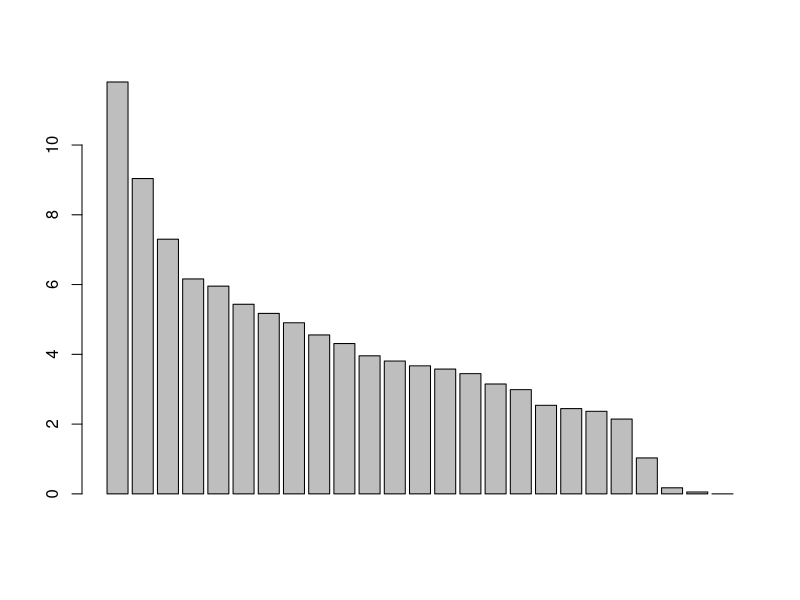
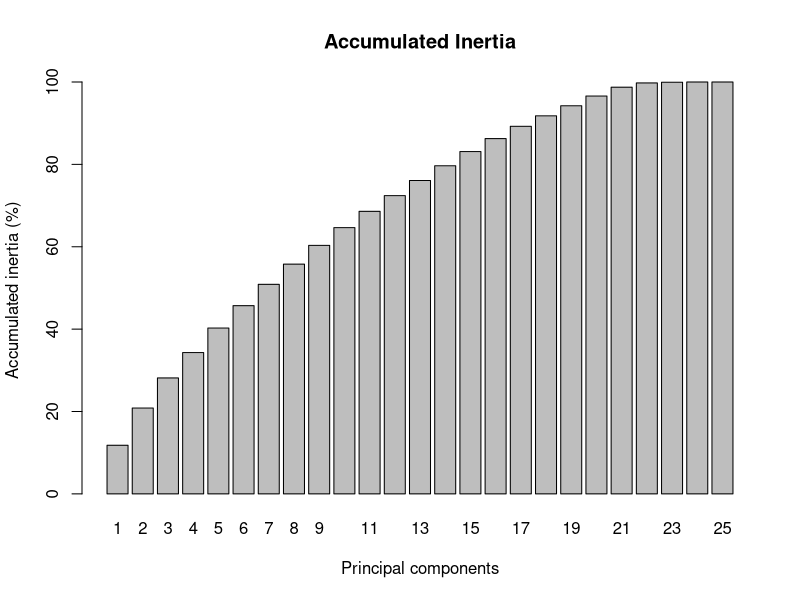
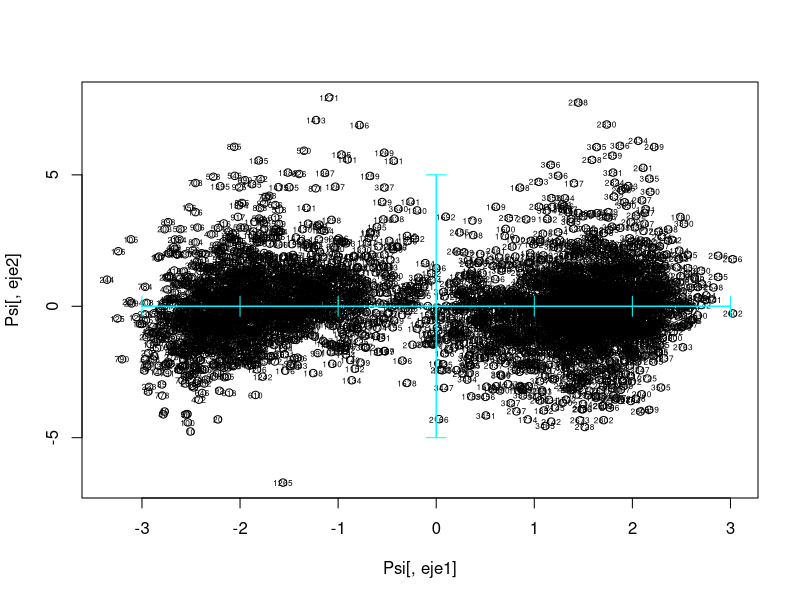
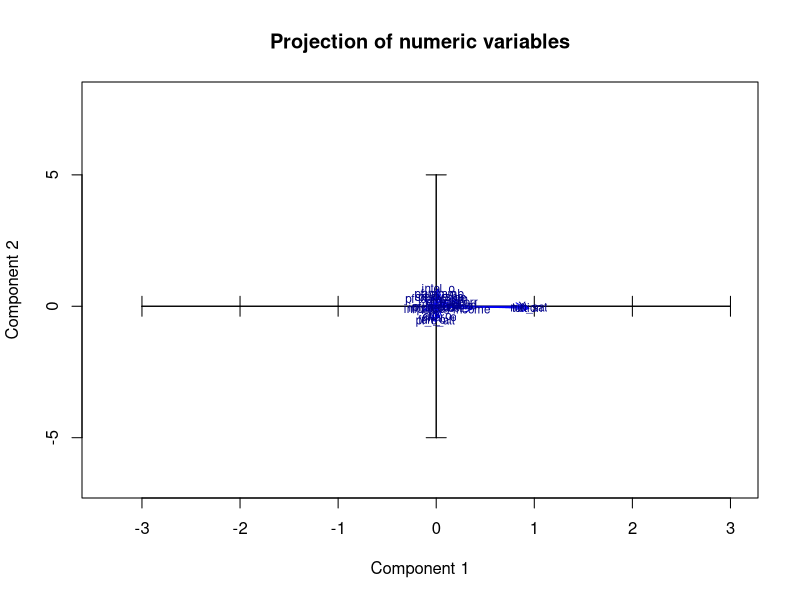
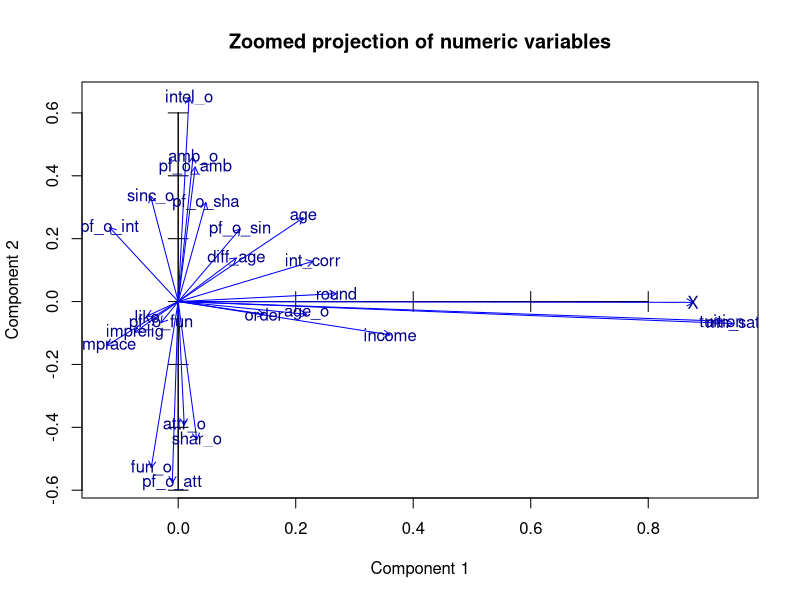
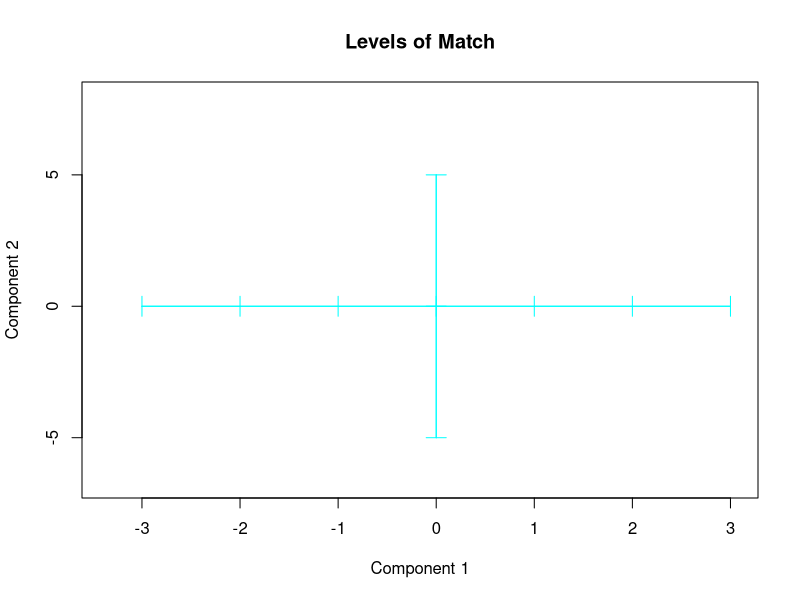
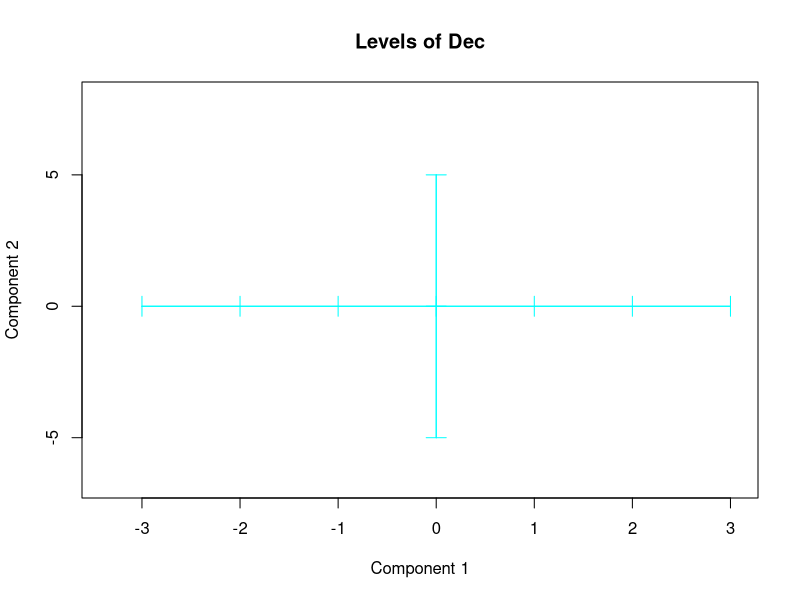
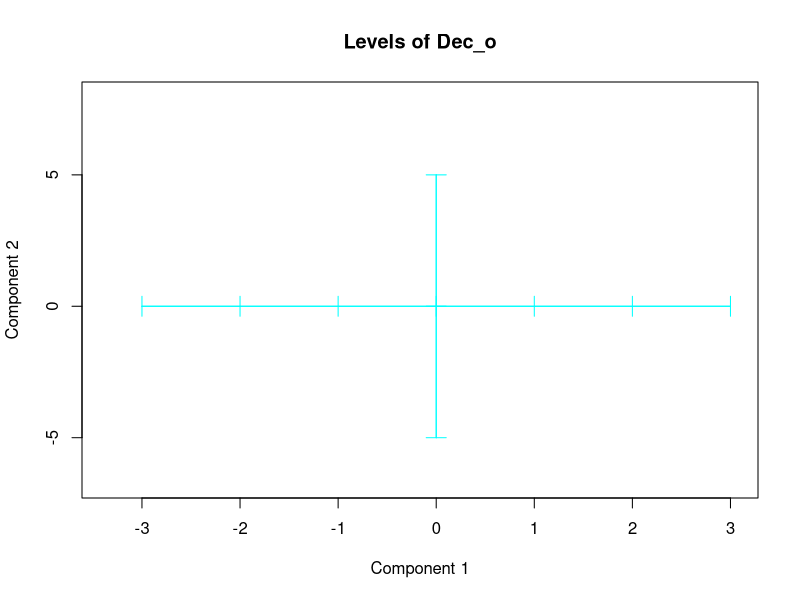

The R source for these figures, in order: (Note: this script raises an error after producing the figures.)
dd <-read.csv("SpeedClean.csv", header=TRUE)

# attach(dd)
# names(dd)

nums <- unlist(lapply(dd, is.numeric))  
dd_numeric <- dd[ , nums]
path <- "plots/9acp/"


#set a list of numerical variables

# PRINCIPAL COMPONENT ANALYSIS OF dd_numeric

pc1 <- prcomp(dd_numeric, scale=TRUE)
class(pc1)
attributes(pc1)

print(pc1)


# WHICH PERCENTAGE OF THE TOTAL INERTIA IS REPRESENTED IN SUBSPACES?

pc1$sdev
inerProj<- pc1$sdev^2
inerProj
totalIner<- sum(inerProj)
totalIner
pinerEix<- 100*inerProj/totalIner
pinerEix
barplot(pinerEix)

#Cummulated Inertia in subspaces, from first principal component to the 24th dimension subspace
png(paste(path,"a-cummulated-inertia-barplot.png",sep = ""))
barplot(100*cumsum(pc1$sdev[1:dim(dd_numeric)[2]]^2)/dim(dd_numeric)[2],main="Accumulated Inertia",xlab = "Principal components",ylab = "Accumulated inertia (%)",names.arg = 1:dim(dd_numeric)[2])
dev.off()
percInerAccum<-100*cumsum(pc1$sdev[1:dim(dd_numeric)[2]]^2)/dim(dd_numeric)[2]
percInerAccum

# 14th col = 79.921189 (80%)
# SELECTION OF THE SINGIFICNT DIMENSIONS (keep 80% of total inertia)
nd = 14

# STORAGE OF THE EIGENVALUES, EIGENVECTORS AND PROJECTIONS IN THE nd DIMENSIONS
Psi = pc1$x[,1:nd]

# STORAGE OF LABELS FOR INDIVIDUALS AND VARIABLES
iden = row.names(dd_numeric)
etiq = names(dd_numeric)
ze = rep(0,length(etiq)) # WE WILL NEED THIS VECTOR AFTERWARDS FOR THE GRAPHICS

for (axis_h in 1:(nd-1)) {
  for (axis_v in (axis_h+1):nd)  {
    axis_name <- paste("x-",axis_h,"_","y-",axis_v,sep = "")
    
    # PLOT OF INDIVIDUALS [APARTAT b 1]
    #select your axis
    eje1<-axis_h
    eje2<-axis_v
    
    png(paste(path,axis_name,"b-1-individuals.png",sep = ""))
    
    plot(Psi[,eje1],Psi[,eje2])
    text(Psi[,eje1],Psi[,eje2],labels=iden, cex=0.5)
    axis(side=1, pos= 0, labels = F, col="cyan")
    axis(side=3, pos= 0, labels = F, col="cyan")
    axis(side=2, pos= 0, labels = F, col="cyan")
    axis(side=4, pos= 0, labels = F, col="cyan")
    dev.off()
    
    #library(rgl)
    #png(paste(path,axis_name,"b-1-individulals-3d.png",sep = ""))
    #plot3d(Psi[,1],Psi[,2],Psi[,3])
    #dev.off()
    
    #Projection of variables [APARTAT b 2]
    
    Phi = cor(dd_numeric,Psi)
    
    #select your axis
    
    X<-Phi[,eje1]
    Y<-Phi[,eje2]
    png(paste(path,axis_name,"b-2-proj-all-nums.png",sep = ""))
    plot(Psi[,eje1],Psi[,eje2],type="n",main="Projection of numeric variables",xlab=paste("Component",axis_h),ylab=paste("Component",axis_v))
    axis(side=1, pos= 0, labels = F)
    axis(side=3, pos= 0, labels = F)
    axis(side=2, pos= 0, labels = F)
    axis(side=4, pos= 0, labels = F)
    arrows(ze, ze, X, Y, length = 0.07,col="blue")
    text(X,Y,labels=etiq,col="darkblue", cex=0.7)
    dev.off()
    
    
    #zooms
    png(paste(path,axis_name,"b-2-zooms-proj-all-nums.png",sep = ""))
    plot(Psi[,eje1],Psi[,eje2],type="n",xlim=c(min(X,0),max(X,0)),ylim=c(min(Y,0),max(Y,0)),main="Zoomed projection of numeric variables",xlab=paste("Component",axis_h),ylab=paste("Component",axis_v))
    axis(side=1, pos= 0, labels = F)
    axis(side=3, pos= 0, labels = F)
    axis(side=2, pos= 0, labels = F)
    axis(side=4, pos= 0, labels = F)
    arrows(ze, ze, X, Y, length = 0.07,col="blue")
    text(X,Y,labels=etiq,col="darkblue", cex=1)

    dev.off()
    
    
    
    #Now we project both cdgs of levels of a selected qualitative variable without
    #representing the individual anymore
    
    png(paste(path,axis_name,"b-2-match.png",sep = ""))
    plot(Psi[,eje1],Psi[,eje2],type="n",main="Levels of Match",xlab=paste("Component",axis_h),ylab=paste("Component",axis_v))
    axis(side=1, pos= 0, labels = F, col="cyan")
    axis(side=3, pos= 0, labels = F, col="cyan")
    axis(side=2, pos= 0, labels = F, col="cyan")
    axis(side=4, pos= 0, labels = F, col="cyan")
    
    #select your qualitative variable: MATCH
    varcat<-dd[,"match"]
    fdic1 = tapply(Psi[,eje1],varcat,mean)
    fdic2 = tapply(Psi[,eje2],varcat,mean)
    
    #points(fdic1,fdic2,pch=16,col="blue", labels=levels(varcat))
    text(fdic1,fdic2,labels=levels(varcat),col="blue", cex=0.7)
    dev.off()
    
    png(paste(path,axis_name,"b-2-dec.png",sep = ""))
    plot(Psi[,eje1],Psi[,eje2],type="n",main="Levels of Dec",xlab=paste("Component",axis_h),ylab=paste("Component",axis_v))
    axis(side=1, pos= 0, labels = F, col="cyan")
    axis(side=3, pos= 0, labels = F, col="cyan")
    axis(side=2, pos= 0, labels = F, col="cyan")
    axis(side=4, pos= 0, labels = F, col="cyan")
    
    #select your qualitative variable: DEC
    varcat<-dd[,"dec"]
    fdic1 = tapply(Psi[,eje1],varcat,mean)
    fdic2 = tapply(Psi[,eje2],varcat,mean)
    
    #points(fdic1,fdic2,pch=16,col="blue", labels=levels(varcat))
    text(fdic1,fdic2,labels=levels(varcat),col="blue", cex=0.7)
    dev.off()
    
    png(paste(path,axis_name,"b-2-dec_o.png",sep = ""))
    plot(Psi[,eje1],Psi[,eje2],type="n",main="Levels of Dec_o",xlab=paste("Component",axis_h),ylab=paste("Component",axis_v))
    axis(side=1, pos= 0, labels = F, col="cyan")
    axis(side=3, pos= 0, labels = F, col="cyan")
    axis(side=2, pos= 0, labels = F, col="cyan")
    axis(side=4, pos= 0, labels = F, col="cyan")
    
    #select your qualitative variable: DEC_O
    varcat<-dd[,"dec_o"]
    fdic1 = tapply(Psi[,eje1],varcat,mean)
    fdic2 = tapply(Psi[,eje2],varcat,mean)
    
    #points(fdic1,fdic2,pch=16,col="blue", labels=levels(varcat))
    text(fdic1,fdic2,labels=levels(varcat),col="blue", cex=0.7)
    dev.off()
    
    
    #all qualitative together
    png(paste(path,axis_name,"b-2-all-qual-tog.png",sep = ""))
    plot(Psi[,eje1],Psi[,eje2],type="n",main="All qualitative variables projected together",xlab=paste("Component",axis_h),ylab=paste("Component",axis_v))
    axis(side=1, pos= 0, labels = F, col="cyan")
    axis(side=3, pos= 0, labels = F, col="cyan")
    axis(side=2, pos= 0, labels = F, col="cyan")
    axis(side=4, pos= 0, labels = F, col="cyan")
    
    
    
    #nominal qualitative variables
    
    facts <- unlist(lapply(dd, is.factor))  
    dcat <- names(dd[ , facts])
    dcat <- dcat[dcat != "goal" & dcat !="go_out" & dcat != "date"]
    #dcat$goal <- NULL
    #dcat$go_out <- NULL
    #dcat$date <- NULL
    #divide categoricals in several graphs if joint representation saturates
    
    #build a palette with as much colors as qualitative variables
    
    #colors<-c("blue","red","green","orange","darkgreen")
    #install.packages("viridis")
    #library(viridis)
    #viridis_pal(option = "D")(length(dcat)) # n = number of colors seeked
    
    #alternative
    colors<-rainbow(length(dcat))
    
    c<-1
    for(k in dcat){
      seguentColor<-colors[c]
      fdic1 = tapply(Psi[,eje1],dd[,k],mean)
      fdic2 = tapply(Psi[,eje2],dd[,k],mean)
      
      text(fdic1,fdic2,labels=levels(dd[,k]),col=seguentColor, cex=0.6)
      c<-c+1
    }
    legend("bottomleft",dcat,pch=1,col=colors, cex=0.6)
    
    dev.off()
    
    #determine zoom level
    #use the scale factor or not depending on the position of centroids
    # ES UN FACTOR D'ESCALA PER DIBUIXAR LES FLETXES MES VISIBLES EN EL GRAFIC
    fm = round(max(abs(Psi[,1])))
    #fm=40
    
    #scale the projected variables
    #X<-fm*U[,eje1]
    #Y<-fm*U[,eje2]
    X<-fm*Psi[,eje1]
    Y<-fm*Psi[,eje2]
    
   
    
    png(paste(path,axis_name,"b-2-num-background.png",sep = ""))
    #represent numerical variables in background
    plot(Psi[,eje1],Psi[,eje2],type="n",xlim=c(-1,1), ylim=c(-3,1),main="All vars projected together, numeric vars in background",xlab=paste("Component",axis_h),ylab=paste("Component",axis_v))
    #plot(X,Y,type="none",xlim=c(min(X,0),max(X,0)))
    axis(side=1, pos= 0, labels = F, col="cyan")
    axis(side=3, pos= 0, labels = F, col="cyan")
    axis(side=2, pos= 0, labels = F, col="cyan")
    axis(side=4, pos= 0, labels = F, col="cyan")
    
    #add projections of numerical variables in background
    arrows(ze, ze, X, Y, length = 0.07,col="lightgray")
    text(X,Y,labels=etiq,col="gray", cex=0.7)
    
    #add centroids
    c<-1
    for(k in dcat){
      seguentColor<-colors[c]
      
      fdic1 = tapply(Psi[,eje1],dd[,k],mean)
      fdic2 = tapply(Psi[,eje2],dd[,k],mean)
      
      #points(fdic1,fdic2,pch=16,col=seguentColor, labels=levels(dd[,k]))
      text(fdic1,fdic2,labels=levels(dd[,k]),col=seguentColor, cex=0.6)
      c<-c+1
    }
    legend("bottomleft",dcat,pch=1,col=colors, cex=0.6)
    
    
    #add ordinal qualitative variables. Ensure ordering is the correct
    
    # dordi<-c(8)
    # go_out = 31, date = 30 , goal = 29
    dordi <- c(29,30,31)
    
    
    levels(dd[,dordi[1]])
    #reorder modalities(GOAL): when required
    dd[,dordi[1]] <- factor(dd[,dordi[1]], ordered=TRUE,  levels= c("Other","Fun","Say","Meet","Date","Serious"))
    levels(dd[,dordi[1]])
    
    
    #reorder modalities(DATE): when required
    dd[,dordi[2]] <- factor(dd[,dordi[2]], ordered=TRUE,  levels= c("Unknown","Never", "SevYear","1Month", "2Month","1Week","2Week","SevWeek"))
    levels(dd[,dordi[2]])
    
    
    #reorder modalities(GO_OUT): when required
    dd[,dordi[3]] <- factor(dd[,dordi[3]], ordered=TRUE,  levels= c("Never", "SevYear","1Month", "2Month","1Week","2Week","SevWeek"))
    levels(dd[,dordi[3]])
    
    
    
    c<-1
    col <- c
    for(k in dordi){
      #seguentColor<-colors[col]
      seguentColor<-colors[c]
      fdic1 = tapply(Psi[,eje1],dd[,k],mean)
      fdic2 = tapply(Psi[,eje2],dd[,k],mean)
      
      #points(fdic1,fdic2,pch=16,col=seguentColor, labels=levels(dd[,k]))
      #connect modalities of qualitative variables
      lines(fdic1,fdic2,pch=16,col=seguentColor)
      text(fdic1,fdic2,labels=levels(dd[,k]),col=seguentColor, cex=0.6)
      c<-c+1
      col<-col+1
    }
    legend("topleft",names(dd)[dordi],pch=1,col=colors[1:length(dordi)], cex=0.6)
    
    dev.off()
    
    # PROJECTION OF ILLUSTRATIVE qualitative variables on individuals' map
    # PROJECCIÓ OF INDIVIDUALS DIFFERENTIATING THE Dictamen
    # (we need a numeric Dictamen to color)
    # MATCH
    varcat=dd[,"match"]
    png(paste(path,axis_name,"b-2-match-ill-proj.png",sep = ""))
    plot(Psi[,1],Psi[,2],col=varcat)
    axis(side=1, pos= 0, labels = F, col="darkgray")
    axis(side=3, pos= 0, labels = F, col="darkgray")
    axis(side=2, pos= 0, labels = F, col="darkgray")
    axis(side=4, pos= 0, labels = F, col="darkgray")
    legend("bottomleft",levels(varcat),pch=1,col=c(1,2), cex=0.6)
    
    
    # Overproject THE CDG OF  LEVELS OF varcat
    fdic1 = tapply(Psi[,1],varcat,mean)
    fdic2 = tapply(Psi[,2],varcat,mean)
    
    text(fdic1,fdic2,labels=levels(varcat),col="cyan", cex=0.75)
    dev.off()
    # DEC
    varcat=dd[,"dec"]
    png(paste(path,axis_name,"b-2-dec-proj.png",sep = ""))
    plot(Psi[,1],Psi[,2],col=varcat)
    axis(side=1, pos= 0, labels = F, col="darkgray")
    axis(side=3, pos= 0, labels = F, col="darkgray")
    axis(side=2, pos= 0, labels = F, col="darkgray")
    axis(side=4, pos= 0, labels = F, col="darkgray")
    legend("bottomleft",levels(varcat),pch=1,col=c(1,2), cex=0.6)
    
    
    # Overproject THE CDG OF  LEVELS OF varcat
    fdic1 = tapply(Psi[,1],varcat,mean)
    fdic2 = tapply(Psi[,2],varcat,mean)
    
    text(fdic1,fdic2,labels=levels(varcat),col="cyan", cex=0.75)
    dev.off()
    
    # DEC_O
    varcat=dd[,"dec_o"]
    png(paste(path,axis_name,"b-2-ill-dec-o.png",sep = ""))
    plot(Psi[,1],Psi[,2],col=varcat)
    axis(side=1, pos= 0, labels = F, col="darkgray")
    axis(side=3, pos= 0, labels = F, col="darkgray")
    axis(side=2, pos= 0, labels = F, col="darkgray")
    axis(side=4, pos= 0, labels = F, col="darkgray")
    legend("bottomleft",levels(varcat),pch=1,col=c(1,2), cex=0.6)
    
    
    # Overproject THE CDG OF  LEVELS OF varcat
    fdic1 = tapply(Psi[,1],varcat,mean)
    fdic2 = tapply(Psi[,2],varcat,mean)
    
    text(fdic1,fdic2,labels=levels(varcat),col="cyan", cex=0.75)
    dev.off()
  }
}


